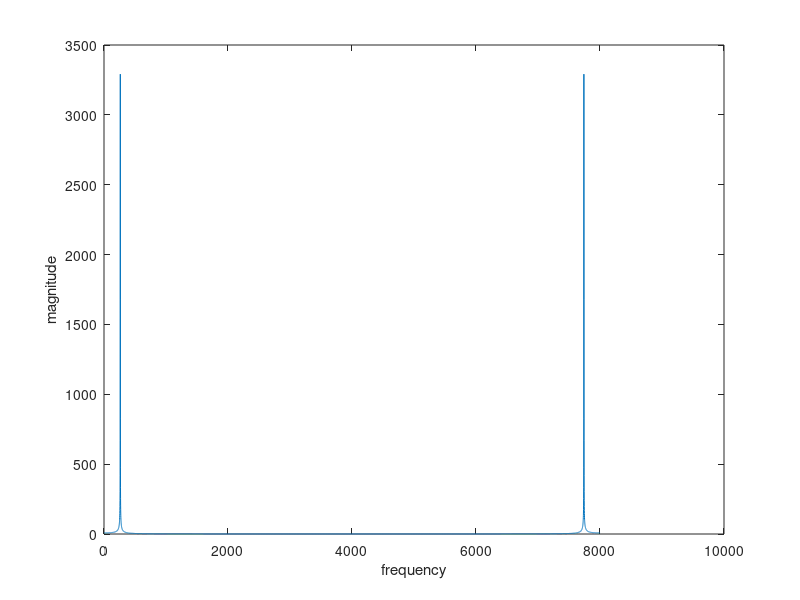

MATLAB code to generate this figure:
function question3b
%UNTITLED2 Summary of this function goes here
%   Detailed explanation goes here
a=0:(1/8000):1;
f=261.63;
%x=20*sin(2*pi*f.*a);    % use this for +-20
x=sin(2*pi*f.*a);
audiowrite('Cmajor1.wav',x,8000);  % there are 8000 samples per sec
sound(x,8000);
[y,fs] = audioread('Cmajor1.wav')
plot(abs(fft(y)))
xlabel('frequency')
ylabel('magnitude')
end
